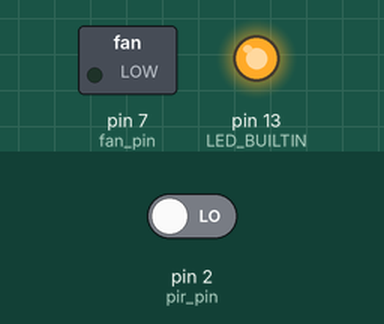
Simulated run of this sketch. Board: Arduino Uno, built with avr-gcc and run on an emulated ATmega328P. Parts: switched loads named in the sketch (green lamp = pin HIGH), output pins drawn as LEDs (lit = HIGH). Inputs (shaded band) come from the test bench; at power-on: pin 2 (pir_pin) LOW.

Above: at 0.1 s.
At 9.6 s:
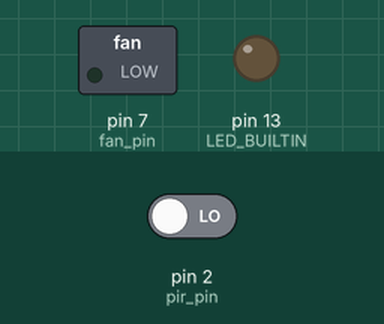
Timing chart, 0 to 11.1 s (numbered marks = the images above):
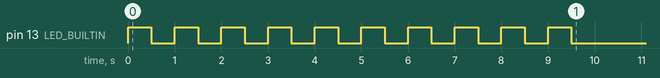

The sketch:

ISR.ino
```cpp
/*#include <Arduino.h>*/
#define pir_pin 2
#define microwave_pin 3
#define fan_pin 7
#define callibration_time 10
#define operation_time 150


bool armed = false, fan_on = false;
unsigned int timer = 0, low_sec_num = 0;


void setup() {

  cli(); /*Close all interupptions*/
  TCCR1A = 0;
  TCCR1B = 0;
  /*To enable timer 1 we need to set WG1x(x=1,2,3,0) bits to zero, which are located in the TCCR1A and TCCR1B registers*/
  TCCR1B |= B00000100;
  /*To enable 256 prescaler we need to set CS12 bit (second bit of TCCR1B register) to 1 */
  TCNT1 = 0;
  /*Resets the timer1's value to 0*/
  TIMSK1 |= B00000010;
  /*To enable compare match A mode we need to set 0CIE1A bit to 1*/
  OCR1A = 62500;/*Number of pulses*/
  /*OCRxA and OCRxB registers store the value that will be compared to the TCNT1 registers value*/
  sei();/*Enable all interupptions*/

  pinMode(LED_BUILTIN, OUTPUT);
  pinMode(pir_pin, INPUT);
  pinMode(microwave_pin, INPUT);
  pinMode(fan_pin, OUTPUT);

  sensor_callibration();
  Serial.begin(1200);
}

void loop() {
  if (digitalRead(pir_pin) && digitalRead(microwave_pin)) {/*The sensors are active*/
    if (fan_on) {/*If the fan is on, and motion is detected the timer will reset to 5 minutes (continue to work for 5 minutes)*/
      timer = operation_time;
    }
    else {/*If the fan wasn't operating, then we arm the timer to tick for 2 minutes (if it wasn't armed previously)*/
      if (!armed) {
        armed = true;
        timer = 120;
      }
    }
  }
  digitalWrite(LED_BUILTIN, digitalRead(pir_pin) && digitalRead(microwave_pin));
  digitalWrite(fan_pin, fan_on);
}

void sensor_callibration() {
  for (int i = 0; i < callibration_time; i++)
  {
    digitalWrite(LED_BUILTIN, HIGH);
    delay(500);
    digitalWrite(LED_BUILTIN, LOW);
    delay(500);
  }
}

void check_motion() {/*This functions checks if there was any 10 seconds when the both of the sensors were inactive. The low_sec_num variable counts the seconds when the signals of the sensors were LOW*/
  if (armed) {
    if (!(digitalRead(pir_pin) && digitalRead(microwave_pin))) {
      low_sec_num++;/*This variable counts the seconds when there's no motion.*/
    }
    else{
      low_sec_num = 0;/*The value of this variable will grow, because the sensors give high signal for 2-3 seconds then go off for 0.5-1 second low. If we detect motion during the timer's delay time, it wall start to count another 30 seconds(value will be reset).*/
      return;
    }
  }
  if (low_sec_num > 30) { /*If there was no motion for 30 seconds straight then the timer deactivates and goes off. */
    armed = false;
    timer = 0;
    low_sec_num = 0;
  }
}

void timer_stops() {/*This functions gets called when the timer's value is 0*/
  if (fan_on) {/*If the fan was working, then we turn it off*/
    fan_on = false;
  }
  else {
    if (armed) {/*If the timer was armed and the went off, we turn on the fan and set the timer for 3 minutes*/
      fan_on = true;
      timer = operation_time;
    }
    else {
      timer = 0;/*We do nothing, if the timer wasn't armed.*/
    }
  }
  low_sec_num = 0;
  armed = 0;/*At the end of the function we deactivate the timer. No matter what was the reason the timer went off.*/
}


ISR(TIMER1_COMPA_vect) {/*The program enters the interrupt service routine every 1 second*/
  TCNT1 = 0;/*Set timer_1's value to 0*/

  check_motion();

  if (timer > 0) {/*If the timer hasn't reached 0, then decrement it by one second.*/
    Serial.println(timer);
    timer--;
  }
  else {
    timer_stops();
  }


}
```
